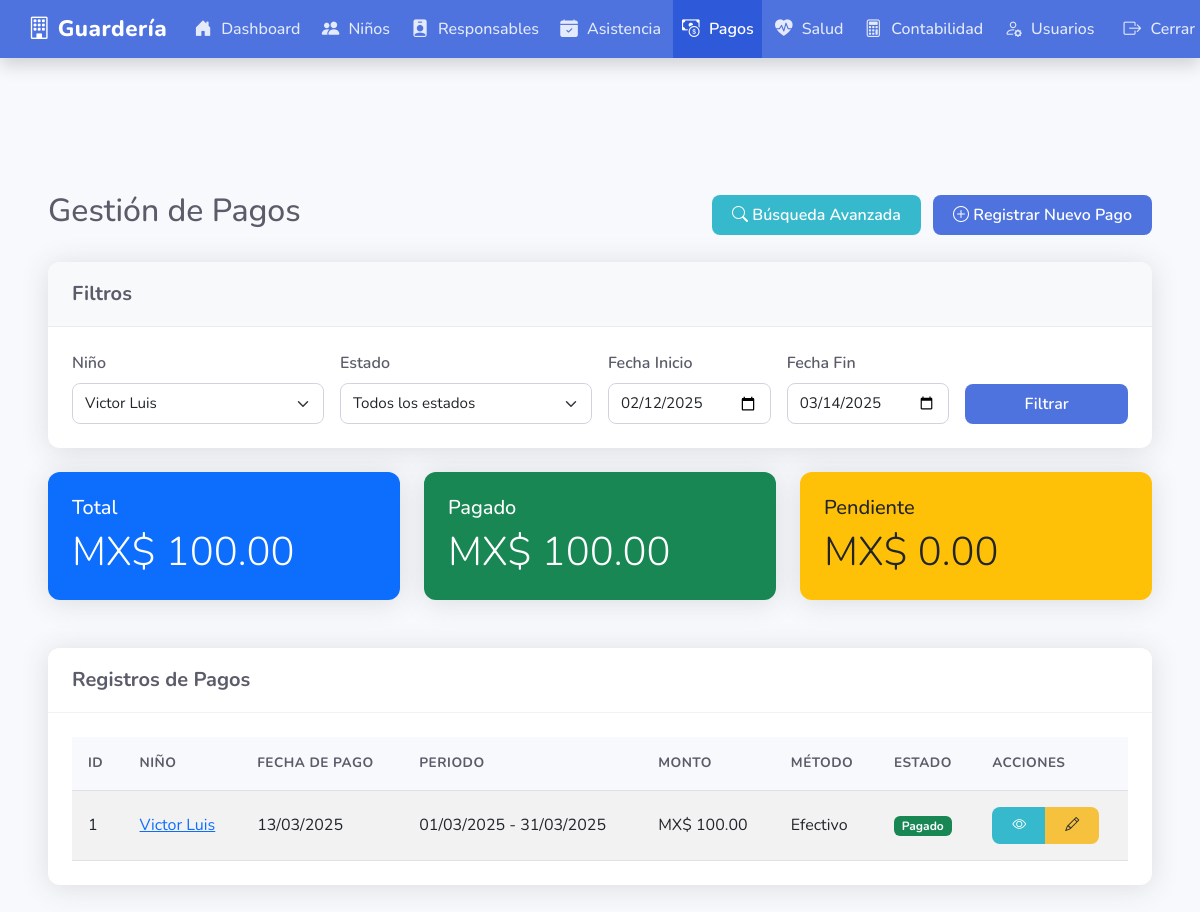
The page /payments/index.php?child_id=1 (signed in) on the database its author committed.
### tables this page shows
CREATE TABLE payments (
        id INTEGER PRIMARY KEY AUTOINCREMENT,
        child_id INTEGER,
        amount DECIMAL(10,2) NOT NULL,
        payment_date DATE NOT NULL,
        week_start DATE NOT NULL,
        week_end DATE NOT NULL,
        payment_status TEXT NOT NULL,
        payment_method TEXT NOT NULL,
        notes TEXT,
        created_at DATETIME DEFAULT CURRENT_TIMESTAMP,
        FOREIGN KEY (child_id) REFERENCES children(id)
    );

CREATE TABLE children (
        id INTEGER PRIMARY KEY AUTOINCREMENT,
        first_name TEXT NOT NULL,
        last_name TEXT NOT NULL,
        birth_date DATE NOT NULL,
        enrollment_date DATE NOT NULL,
        allergies TEXT,
        special_notes TEXT,
        status TEXT DEFAULT "active",
        created_at DATETIME DEFAULT CURRENT_TIMESTAMP
    );

### db/connection.php (called while the page is built, shortened)
<?php
class Database {
    private static $instance = null;
    private $db;
    private function __construct() {
        try {
            $this->db = new SQLite3(__DIR__ . '/daycare.db');
            $this->db->enableExceptions(true);
        } catch (Exception $e) {
            die('Database connection failed: ' . $e->getMessage());
        }
    }
    public static function getInstance() {
        if (self::$instance === null) {
            self::$instance = new self();
        }
        return self::$instance;
    }
    public function query($sql, $params = []) {
        try {
            $stmt = $this->db->prepare($sql);
            foreach ($params as $param => $value) {
                $type = is_int($value) ? SQLITE3_INTEGER : SQLITE3_TEXT;
                if ($stmt->bindValue($param, $value, $type) === false) {
                    throw new Exception('Failed to bind parameter ' . $param);
                }
            }
            $result = $stmt->execute();
            return $result;
        } catch (Exception $e) {
            throw new Exception('Query failed: ' . $e->getMessage());
        }
    }
}
?>

### payments/index.php (the view, shortened to what this page needs)
<?php
require_once '../db/connection.php';
$db = Database::getInstance();
$page = isset($_GET['page']) ? (int)$_GET['page'] : 1;
$per_page = 15;
$offset = ($page - 1) * $per_page;
$child_id = isset($_GET['child_id']) ? (int)$_GET['child_id'] : 0;
$start_date = isset($_GET['start_date']) ? $_GET['start_date'] : date('Y-m-d', strtotime('-30 days'));
$end_date = isset($_GET['end_date']) ? $_GET['end_date'] : date('Y-m-d');
$conditions = [];
$params = [];
if ($child_id) {
    $conditions[] = 'p.child_id = :child_id';
    $params[':child_id'] = $child_id;
}
$conditions[] = 'date(p.payment_date) BETWEEN :start_date AND :end_date';
$params[':start_date'] = $start_date;
$params[':end_date'] = $end_date;
$where_clause = !empty($conditions) ? 'WHERE ' . implode(' AND ', $conditions) : '';
$query = 'SELECT p.*, c.first_name, c.last_name
          FROM payments p
          JOIN children c ON p.child_id = c.id
          ' . $where_clause . '
          ORDER BY p.payment_date DESC
          LIMIT :limit OFFSET :offset';
$params[':limit'] = $per_page;
$params[':offset'] = $offset;
$payments_result = $db->query($query, $params);
$payments = [];
while ($payment = $payments_result->fetchArray(SQLITE3_ASSOC)) {
    $payments[] = $payment;
}
$children_result = $db->query('SELECT id, first_name, last_name FROM children WHERE status = "active" ORDER BY last_name, first_name');
$children = [];
while ($child = $children_result->fetchArray(SQLITE3_ASSOC)) {
    $children[] = $child;
}
$stats_query = 'SELECT
    SUM(amount) as total_amount,
    SUM(CASE WHEN payment_status = "paid" THEN amount ELSE 0 END) as paid_amount,
    SUM(CASE WHEN payment_status = "pending" THEN amount ELSE 0 END) as pending_amount
    FROM payments p ' . $where_clause;
$stats_params = array_filter($params, function($key) {
    return $key !== ':limit' && $key !== ':offset';
}, ARRAY_FILTER_USE_KEY);
$stats_result = $db->query($stats_query, $stats_params);
$stats = $stats_result->fetchArray(SQLITE3_ASSOC);
?>
<?php
include '../templates/header.php';
?>
        <main class="main-content">
        <div class="d-flex justify-content-between align-items-center mb-4">
            <h2>Gestión de Pagos</h2>
            <div>
                <a href="search.php" class="btn btn-info me-2">
                    <i class="bi bi-search"></i> Búsqueda Avanzada
                </a>
                <a href="register.php" class="btn btn-primary">
                    <i class="bi bi-plus-circle"></i> Registrar Nuevo Pago
                </a>
            </div>
        </div>
        <div class="card mb-4">
            <div class="card-header bg-light">
                <h5 class="mb-0">Filtros</h5>
            </div>
            <div class="card-body">
                <form method="GET" action="" class="row g-3">
                    <div class="col-md-3">
                        <label for="child_id" class="form-label">Niño</label>
                        <select class="form-select" id="child_id" name="child_id">
                            <?php foreach ($children as $child): ?>
                                <option value="<?php echo $child['id']; ?>" <?php echo $child_id == $child['id'] ? 'selected' : ''; ?>>
                                    <?php echo htmlspecialchars($child['first_name'] . ' ' . $child['last_name']); ?>
                                </option>
                            <?php endforeach; ?>
                        </select>
                    </div>
                    <div class="col-md-3">
                        <label for="payment_status" class="form-label">Estado</label>
                        <select class="form-select" id="payment_status" name="payment_status">
                            <option value="">Todos los estados</option>
                        </select>
                    </div>
                    <div class="col-md-2">
                        <label for="start_date" class="form-label">Fecha Inicio</label>
                        <input type="date" class="form-control" id="start_date" name="start_date" value="<?php echo $start_date; ?>">
                    </div>
                    <div class="col-md-2">
                        <label for="end_date" class="form-label">Fecha Fin</label>
                        <input type="date" class="form-control" id="end_date" name="end_date" value="<?php echo $end_date; ?>">
                    </div>
                    <div class="col-md-2 d-flex align-items-end">
                        <button type="submit" class="btn btn-primary w-100">Filtrar</button>
                    </div>
                </form>
            </div>
        </div>
        <div class="row mb-4">
            <div class="col-md-4">
                <div class="card bg-primary text-white">
                    <div class="card-body">
                        <h5 class="card-title">Total</h5>
                        <p class="card-text display-6">MX$ <?php echo number_format($stats['total_amount'] ?? 0, 2); ?></p>
                    </div>
                </div>
            </div>
            <div class="col-md-4">
                <div class="card bg-success text-white">
                    <div class="card-body">
                        <h5 class="card-title">Pagado</h5>
                        <p class="card-text display-6">MX$ <?php echo number_format($stats['paid_amount'] ?? 0, 2); ?></p>
                    </div>
                </div>
            </div>
            <div class="col-md-4">
                <div class="card bg-warning text-dark">
                    <div class="card-body">
                        <h5 class="card-title">Pendiente</h5>
                        <p class="card-text display-6">MX$ <?php echo number_format($stats['pending_amount'] ?? 0, 2); ?></p>
                    </div>
                </div>
            </div>
        </div>
        <div class="card">
            <div class="card-header">
                <h5 class="mb-0">Registros de Pagos</h5>
            </div>
            <div class="card-body">
                <div class="table-responsive">
                    <table class="table table-striped table-hover">
                        <thead>
                            <tr>
                                <th>ID</th>
                                <th>Niño</th>
                                <th>Fecha de Pago</th>
                                <th>Periodo</th>
                                <th>Monto</th>
                                <th>Método</th>
                                <th>Estado</th>
                                <th>Acciones</th>
                            </tr>
                        </thead>
                        <tbody>
                            <?php if (empty($payments)): ?>
                                <tr>
                                    <td colspan="8" class="text-center">No hay pagos registrados para los filtros seleccionados</td>
                                </tr>
                            <?php else: ?>
                                <?php foreach ($payments as $payment): ?>
                                    <tr>
                                        <td><?php echo htmlspecialchars($payment['id']); ?></td>
                                        <td>
                                            <a href="../children/view.php?id=<?php echo $payment['child_id']; ?>">
                                                <?php echo htmlspecialchars($payment['first_name'] . ' ' . $payment['last_name']); ?>
                                            </a>
                                        </td>
                                        <td><?php echo date('d/m/Y', strtotime($payment['payment_date'])); ?></td>
                                        <td>
                                            <?php echo date('d/m/Y', strtotime($payment['week_start'])); ?> -
                                            <?php echo date('d/m/Y', strtotime($payment['week_end'])); ?>
                                        </td>
                                        <td>MX$ <?php echo number_format($payment['amount'], 2); ?></td>
                                        <td><?php echo htmlspecialchars($payment['payment_method']); ?></td>
                                        <td>
                                            <span class="badge <?php echo $payment['payment_status'] == 'paid' ? 'bg-success' : 'bg-warning text-dark'; ?>">
                                                <?php echo $payment['payment_status'] == 'paid' ? 'Pagado' : 'Pendiente'; ?>
                                            </span>
                                        </td>
                                        <td>
                                            <div class="btn-group btn-group-sm" role="group">
                                                <a href="view.php?id=<?php echo $payment['id']; ?>" class="btn btn-info" title="Ver detalles">
                                                    <i class="bi bi-eye"></i>
                                                </a>
                                                <a href="edit.php?id=<?php echo $payment['id']; ?>" class="btn btn-warning" title="Editar">
                                                    <i class="bi bi-pencil"></i>
                                                </a>
                                            </div>
                                        </td>
                                    </tr>
                                <?php endforeach; ?>
                            <?php endif; ?>
                        </tbody>
                    </table>
                </div>
            </div>
        </div>
    </main>
<?php include '../templates/footer.php'; ?>

### assets/css/main.css (style rules this page uses)
:root { --primary-color: #4e73df; --secondary-color: #2e59d9; --success-color: #1cc88a; --info-color: #36b9cc; --warning-color: #f6c23e; --danger-color: #e74a3b; --light-color: #f8f9fc; --dark-color: #5a5c69; --border-radius: 0.75rem; --box-shadow: 0 0.15rem 1.75rem 0 rgba(58, 59, 69, 0.15); --transition-speed: 0.3s; }
body { font-family: 'Nunito', sans-serif; background-color: var(--light-color); color: var(--dark-color); overflow-x: hidden; min-height: 100vh; display: flex; flex-direction: column; }
main, .main-content { margin-left: 0; margin-top: 60px; padding: 1.5rem; transition: margin-left var(--transition-speed) ease-in-out; flex: 1; }
.card { border-radius: var(--border-radius); border: none; box-shadow: var(--box-shadow); transition: all var(--transition-speed) ease; margin-bottom: 1.5rem; overflow: hidden; }
.card-header { background-color: white; border-bottom: 1px solid rgba(0, 0, 0, 0.05); padding: 1.25rem 1.5rem; display: flex; align-items: center; }
.card-header h5 { font-weight: 700; margin-bottom: 0; color: var(--dark-color); }
.card-body { padding: 1.5rem; }
.table { margin-bottom: 0; width: 100%; border-collapse: collapse; }
.table th { font-weight: 700; text-transform: uppercase; font-size: 0.85rem; letter-spacing: 0.5px; padding: 1rem; border-top: none; background-color: var(--light-color); color: var(--dark-color); }
.table td { padding: 1rem; vertical-align: middle; border-bottom: 1px solid #dee2e6; }
.btn { font-weight: 600; padding: 0.5rem 1.25rem; border-radius: 0.5rem; transition: all 0.2s ease; border: none; cursor: pointer; }
.btn-primary { background-color: var(--primary-color); color: #fff; }
.btn-info { background-color: var(--info-color); color: #fff; }
.btn-warning { background-color: var(--warning-color); color: #212529; }
.form-control { width: 100%; padding: 0.5rem 0.75rem; border: 1px solid #d1d3e2; border-radius: 0.5rem; transition: border-color 0.2s; font-size: 0.95rem; }
.form-select { width: 100%; padding: 0.5rem 2.25rem 0.5rem 0.75rem; border: 1px solid #d1d3e2; border-radius: 0.5rem; transition: border-color 0.2s; font-size: 0.95rem; background-position: right 0.75rem center; }
.form-label { font-weight: 600; margin-bottom: 0.5rem; color: var(--dark-color); }
@media (min-width: 768px) { main { padding-top: 60px; } }

### rows shown on the page
payments: id "1", child.last_name "Victor Luis", payment_date "13/03/2025", week_start "01/03/2025", week_end "31/03/2025", amount "100.00", payment_method "Efectivo", payment_status "Pagado"

### other values the page prints
$stats['total_amount'] "100.00"
$stats['paid_amount'] "100.00"
$stats['pending_amount'] "0.00"
form field child_id "Victor Luis"
